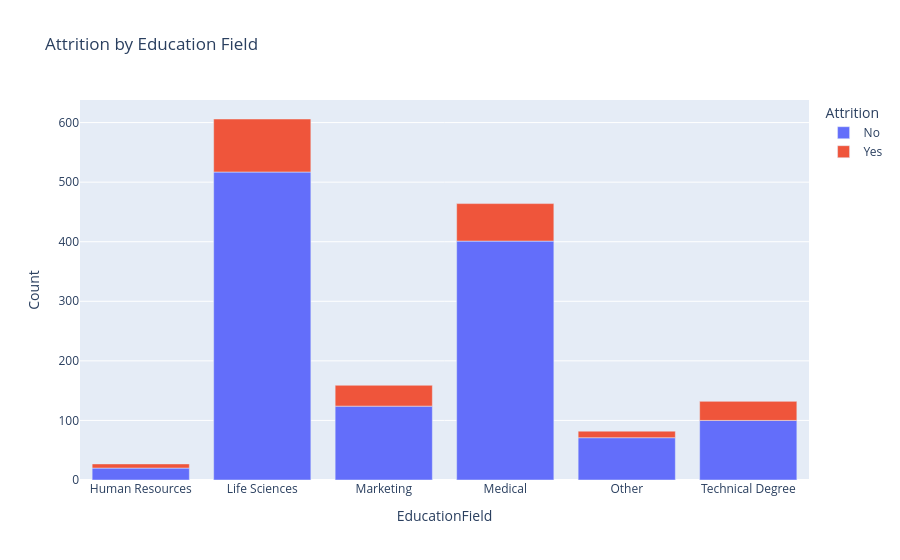

The cell this chart's notebook holds for it:
### Code cell
#Education Field vs Attrition
edu_field = df.groupby(['EducationField','Attrition']).size().reset_index(name='Count')

fig = px.bar(edu_field, x='EducationField', y='Count',
             color='Attrition',
             title='Attrition by Education Field')

fig.show()

### Figure 1 — Plotly figure (JSON) as saved in the notebook; plotly's stock layout.template omitted (floating-point values rounded to 4 significant figures)
{"data": [{"hovertemplate": "Attrition=No<br>EducationField=%{x}<br>Count=%{y}<extra></extra>", "legendgroup": "No", "marker": {"color": "#636efa", "pattern": {"shape": ""}}, "name": "No", "orientation": "v", "showlegend": true, "textposition": "auto", "type": "bar", "x": ["Human Resources", "Life Sciences", "Marketing", "Medical", "Other", "Technical Degree"], "xaxis": "x", "y": [20, 517, 124, 401, 71, 100], "yaxis": "y"}, {"hovertemplate": "Attrition=Yes<br>EducationField=%{x}<br>Count=%{y}<extra></extra>", "legendgroup": "Yes", "marker": {"color": "#EF553B", "pattern": {"shape": ""}}, "name": "Yes", "orientation": "v", "showlegend": true, "textposition": "auto", "type": "bar", "x": ["Human Resources", "Life Sciences", "Marketing", "Medical", "Other", "Technical Degree"], "xaxis": "x", "y": [7, 89, 35, 63, 11, 32], "yaxis": "y"}], "layout": {"barmode": "relative", "legend": {"title": {"text": "Attrition"}, "tracegroupgap": 0}, "title": {"text": "Attrition by Education Field"}, "xaxis": {"anchor": "y", "domain": [0, 1], "title": {"text": "EducationField"}}, "yaxis": {"anchor": "x", "domain": [0, 1], "title": {"text": "Count"}}}}
